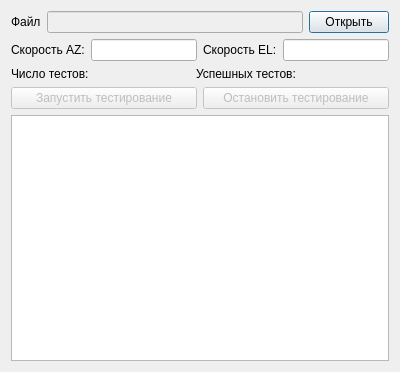
<?xml version="1.0" encoding="UTF-8"?>
<ui version="4.0">
 <class>FileTest</class>
 <widget class="QDialog" name="FileTest">
  <property name="geometry">
   <rect>
    <x>0</x>
    <y>0</y>
    <width>400</width>
    <height>372</height>
   </rect>
  </property>
  <property name="windowTitle">
   <string>Тестирование ОПУ</string>
  </property>
  <property name="modal">
   <bool>true</bool>
  </property>
  <layout class="QVBoxLayout" name="verticalLayout">
   <item>
    <layout class="QHBoxLayout" name="horizontalLayout">
     <item>
      <widget class="QLabel" name="label">
       <property name="text">
        <string>Файл</string>
       </property>
      </widget>
     </item>
     <item>
      <widget class="QLineEdit" name="leFileName">
       <property name="enabled">
        <bool>false</bool>
       </property>
      </widget>
     </item>
     <item>
      <widget class="QPushButton" name="bOpenFile">
       <property name="text">
        <string>Открыть</string>
       </property>
      </widget>
     </item>
    </layout>
   </item>
   <item>
    <layout class="QHBoxLayout" name="horizontalLayout_4">
     <item>
      <widget class="QLabel" name="label_4">
       <property name="text">
        <string>Скорость AZ:</string>
       </property>
      </widget>
     </item>
     <item>
      <widget class="QLineEdit" name="lineEdit_2"/>
     </item>
     <item>
      <widget class="QLabel" name="label_5">
       <property name="text">
        <string>Скорость EL:</string>
       </property>
      </widget>
     </item>
     <item>
      <widget class="QLineEdit" name="lineEdit"/>
     </item>
    </layout>
   </item>
   <item>
    <layout class="QHBoxLayout" name="horizontalLayout_2">
     <item>
      <widget class="QLabel" name="label_2">
       <property name="maximumSize">
        <size>
         <width>90</width>
         <height>16777215</height>
        </size>
       </property>
       <property name="text">
        <string>Число тестов:</string>
       </property>
      </widget>
     </item>
     <item>
      <widget class="QLabel" name="lNumberTest">
       <property name="text">
        <string/>
       </property>
      </widget>
     </item>
     <item>
      <widget class="QLabel" name="label_3">
       <property name="text">
        <string>Успешных тестов:</string>
       </property>
      </widget>
     </item>
     <item>
      <widget class="QLabel" name="lSuccess">
       <property name="text">
        <string/>
       </property>
      </widget>
     </item>
    </layout>
   </item>
   <item>
    <layout class="QHBoxLayout" name="horizontalLayout_3">
     <item>
      <widget class="QPushButton" name="bStart">
       <property name="enabled">
        <bool>false</bool>
       </property>
       <property name="text">
        <string>Запустить тестирование</string>
       </property>
      </widget>
     </item>
     <item>
      <widget class="QPushButton" name="bStop">
       <property name="enabled">
        <bool>false</bool>
       </property>
       <property name="text">
        <string>Остановить тестирование</string>
       </property>
      </widget>
     </item>
    </layout>
   </item>
   <item>
    <widget class="QTextBrowser" name="tbInfo"/>
   </item>
  </layout>
 </widget>
 <resources/>
 <connections/>
</ui>
